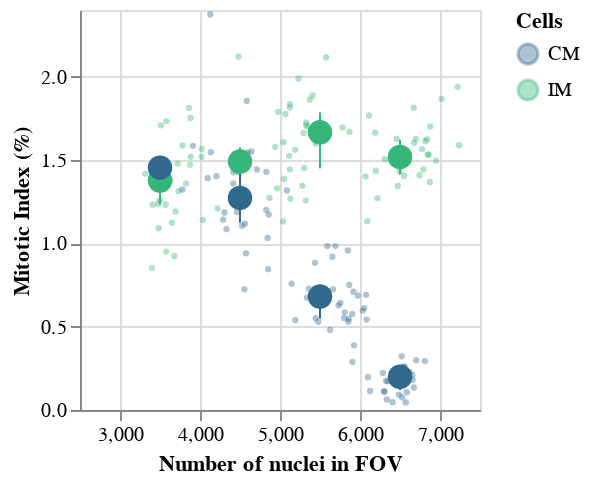

The code cell stored with this chart in its notebook:
### Code cell
SCATTERBIN_MI_Pop = Scatterbin(
    dataframe = df, 
    x = "Modified Nuclei - Number of Objects", 
    y = "Mitotic Index (%)", 
    color = "Cells", 
    x_title = "Number of nuclei in FOV", 
    y_title = "Mitotic Index (%)", 
    binextent = [0, 7000], 
    binstep = 1000,
    x_min = 2500,
    x_max = 7500,
    y_min = 0,
    y_max = 2.4
)
SCATTERBIN_MI_Pop

### Figure 1 — Vega-Lite specification as saved in the notebook (floating-point values rounded to 4 significant figures; data arrays with more than 128 entries replaced by an {"elided": "..."} marker saying what was removed)
{"config": {"view": {"continuousWidth": 300, "continuousHeight": 300}}, "layer": [{"mark": {"type": "circle", "opacity": 0.4, "size": 10}, "encoding": {"color": {"field": "Cells", "scale": {"scheme": "viridis"}, "type": "nominal"}, "x": {"field": "Modified Nuclei - Number of Objects", "scale": {"domain": [2500, 7500]}, "title": "Number of nuclei in FOV", "type": "quantitative"}, "y": {"field": "Mitotic Index (%)", "scale": {"domain": [0, 2.4]}, "title": "Mitotic Index (%)", "type": "quantitative"}}}, {"mark": {"type": "errorbar", "extent": "iqr"}, "encoding": {"color": {"field": "Cells", "scale": {"scheme": "viridis"}, "type": "nominal"}, "x": {"bin": {"extent": [0, 7000], "step": 1000}, "field": "Modified Nuclei - Number of Objects", "title": "Number of nuclei in FOV", "type": "quantitative"}, "y": {"aggregate": "median", "bin": false, "field": "Mitotic Index (%)", "title": "Mitotic Index (%)", "type": "quantitative"}}}, {"mark": {"type": "circle", "opacity": 1, "size": 150}, "encoding": {"color": {"field": "Cells", "scale": {"scheme": "viridis"}, "type": "nominal"}, "x": {"bin": {"extent": [0, 7000], "step": 1000}, "field": "Modified Nuclei - Number of Objects", "title": "Number of nuclei in FOV", "type": "quantitative"}, "y": {"aggregate": "median", "bin": false, "field": "Mitotic Index (%)", "title": "Mitotic Index (%)", "type": "quantitative"}}}], "data": {"name": "data-c9ae3f91482b1d4b07a8966b7ffe475c"}, "height": 200, "width": 200, "$schema": "https://vega.github.io/schema/vega-lite/v5.20.1.json", "datasets": {"data-c9ae3f91482b1d4b07a8966b7ffe475c": {"elided": "180 records"}}}
